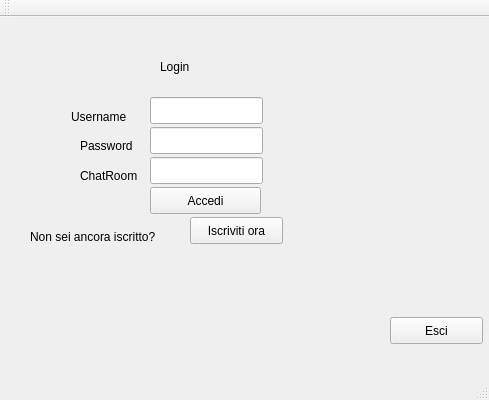
<?xml version="1.0" encoding="UTF-8"?>
<ui version="4.0">
 <class>MainWindow</class>
 <widget class="QMainWindow" name="MainWindow">
  <property name="geometry">
   <rect>
    <x>0</x>
    <y>0</y>
    <width>489</width>
    <height>400</height>
   </rect>
  </property>
  <property name="windowTitle">
   <string>BradyChat</string>
  </property>
  <widget class="QWidget" name="centralWidget">
   <widget class="QLabel" name="label">
    <property name="geometry">
     <rect>
      <x>160</x>
      <y>40</y>
      <width>71</width>
      <height>21</height>
     </rect>
    </property>
    <property name="text">
     <string>Login</string>
    </property>
    <property name="textFormat">
     <enum>Qt::RichText</enum>
    </property>
    <property name="scaledContents">
     <bool>true</bool>
    </property>
   </widget>
   <widget class="QLabel" name="label_2">
    <property name="geometry">
     <rect>
      <x>71</x>
      <y>90</y>
      <width>71</width>
      <height>20</height>
     </rect>
    </property>
    <property name="text">
     <string>Username</string>
    </property>
   </widget>
   <widget class="QLabel" name="label_3">
    <property name="geometry">
     <rect>
      <x>80</x>
      <y>120</y>
      <width>62</width>
      <height>17</height>
     </rect>
    </property>
    <property name="text">
     <string>Password</string>
    </property>
   </widget>
   <widget class="QLineEdit" name="lineEdit">
    <property name="geometry">
     <rect>
      <x>150</x>
      <y>80</y>
      <width>113</width>
      <height>27</height>
     </rect>
    </property>
   </widget>
   <widget class="QLineEdit" name="lineEdit_2">
    <property name="geometry">
     <rect>
      <x>150</x>
      <y>110</y>
      <width>113</width>
      <height>27</height>
     </rect>
    </property>
   </widget>
   <widget class="QPushButton" name="btnAccedi">
    <property name="geometry">
     <rect>
      <x>150</x>
      <y>170</y>
      <width>111</width>
      <height>27</height>
     </rect>
    </property>
    <property name="text">
     <string>Accedi</string>
    </property>
   </widget>
   <widget class="QPushButton" name="btnIscriviti">
    <property name="geometry">
     <rect>
      <x>190</x>
      <y>200</y>
      <width>93</width>
      <height>27</height>
     </rect>
    </property>
    <property name="text">
     <string>Iscriviti ora</string>
    </property>
   </widget>
   <widget class="QLabel" name="label_4">
    <property name="geometry">
     <rect>
      <x>30</x>
      <y>210</y>
      <width>201</width>
      <height>20</height>
     </rect>
    </property>
    <property name="text">
     <string>Non sei ancora iscritto?</string>
    </property>
   </widget>
   <widget class="QPushButton" name="btnEsci">
    <property name="geometry">
     <rect>
      <x>390</x>
      <y>300</y>
      <width>93</width>
      <height>27</height>
     </rect>
    </property>
    <property name="text">
     <string>Esci</string>
    </property>
   </widget>
   <widget class="QLineEdit" name="txtChatRoom">
    <property name="geometry">
     <rect>
      <x>150</x>
      <y>140</y>
      <width>113</width>
      <height>27</height>
     </rect>
    </property>
   </widget>
   <widget class="QLabel" name="label_5">
    <property name="geometry">
     <rect>
      <x>80</x>
      <y>150</y>
      <width>62</width>
      <height>17</height>
     </rect>
    </property>
    <property name="text">
     <string>ChatRoom</string>
    </property>
   </widget>
  </widget>
  <widget class="QMenuBar" name="menuBar">
   <property name="geometry">
    <rect>
     <x>0</x>
     <y>0</y>
     <width>489</width>
     <height>25</height>
    </rect>
   </property>
  </widget>
  <widget class="QToolBar" name="mainToolBar">
   <attribute name="toolBarArea">
    <enum>TopToolBarArea</enum>
   </attribute>
   <attribute name="toolBarBreak">
    <bool>false</bool>
   </attribute>
  </widget>
  <widget class="QStatusBar" name="statusBar"/>
 </widget>
 <layoutdefault spacing="6" margin="11"/>
 <resources/>
 <connections>
  <connection>
   <sender>btnEsci</sender>
   <signal>clicked()</signal>
   <receiver>MainWindow</receiver>
   <slot>close()</slot>
   <hints>
    <hint type="sourcelabel">
     <x>436</x>
     <y>351</y>
    </hint>
    <hint type="destinationlabel">
     <x>244</x>
     <y>199</y>
    </hint>
   </hints>
  </connection>
 </connections>
</ui>
